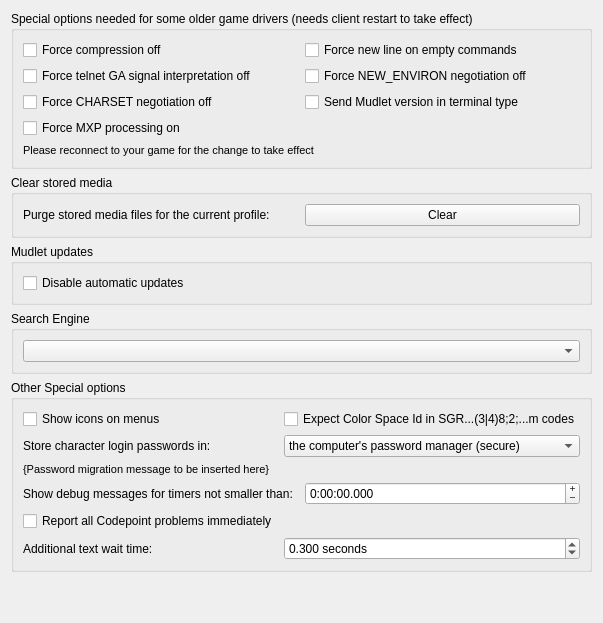
     <widget class="QWidget" name="tab_specialOptions">
      <attribute name="title">
       <string>Special Options</string>
      </attribute>
      <layout class="QVBoxLayout" name="vBoxLayout_tab_specialOptions">
       <item>
        <widget class="QGroupBox" name="groupBox_specialOptions">
         <property name="title">
          <string>Special options needed for some older game drivers (needs client restart to take effect)</string>
         </property>
         <layout class="QGridLayout" name="gridLayout_groupBox_specialOptions">
          <item row="0" column="0">
           <widget class="QCheckBox" name="mFORCE_MCCP_OFF">
            <property name="text">
             <string>Force compression off</string>
            </property>
           </widget>
          </item>
          <item row="0" column="1">
           <widget class="QCheckBox" name="checkBox_mUSE_FORCE_LF_AFTER_PROMPT">
            <property name="toolTip">
             <string>&lt;p&gt;This option adds a line line break &lt;LF&gt; or &quot;
&quot; to your command input on empty commands. This option will rarely be necessary.&lt;/p&gt;</string>
            </property>
            <property name="text">
             <string>Force new line on empty commands</string>
            </property>
           </widget>
          </item>
          <item row="1" column="0">
           <widget class="QCheckBox" name="mFORCE_GA_OFF">
            <property name="text">
             <string>Force telnet GA signal interpretation off</string>
            </property>
           </widget>
          </item>
          <item row="1" column="1">
           <widget class="QCheckBox" name="mForceNewEnvironNegotiationOff">
            <property name="text">
             <string>Force NEW_ENVIRON negotiation off</string>
            </property>
           </widget>
          </item>
          <item row="2" column="0">
           <widget class="QCheckBox" name="mFORCE_CHARSET_NEGOTIATION_OFF">
            <property name="text">
             <string>Force CHARSET negotiation off</string>
            </property>
           </widget>
          </item>
          <item row="2" column="1">
           <widget class="QCheckBox" name="checkBox_mVersionInTTYPE">
            <property name="toolTip">
             <string>&lt;p&gt;Some servers use KaVir’s protocol snippet, which expects the client to provide both its name and a decimal version number during Telnet TTYPE negotiation. However, including a version number is not in accordance with the relevant RFCs as the period character is not permitted therein; so since 2024 Mudlet has stopped sending it by default. As a result, servers that rely on this information may assume Mudlet is version 1.0 or earlier, and consequently restrict color support to 16 colors instead of enabling 256-color mode.&lt;/p&gt;</string>
            </property>
            <property name="text">
             <string>Send Mudlet version in terminal type</string>
            </property>
           </widget>
          </item>
          <item row="3" column="0">
           <widget class="QCheckBox" name="checkBox_mForceMXPProcessorOn">
            <property name="toolTip">
             <string>&lt;p&gt;Some servers do not negotiate Mud eXtension Protocol (MXP). When checked, this preference forces the MXP processor to be enabled. Note: To disable MXP entirely, leave this unchecked and also uncheck MXP in Choose protocols section of the General tab in Settings.&lt;/p&gt;</string>
            </property>
            <property name="text">
             <string>Force MXP processing on</string>
            </property>
           </widget>
          </item>
          <item row="4" column="0" colspan="2">
           <widget class="QLabel" name="need_reconnect_for_specialoption">
            <property name="enabled">
             <bool>true</bool>
            </property>
            <property name="font">
             <font>
              <pointsize>8</pointsize>
             </font>
            </property>
            <property name="mouseTracking">
             <bool>false</bool>
            </property>
            <property name="text">
             <string>Please reconnect to your game for the change to take effect</string>
            </property>
            <property name="textFormat">
             <enum>Qt::TextFormat::AutoText</enum>
            </property>
            <property name="wordWrap">
             <bool>true</bool>
            </property>
           </widget>
          </item>
         </layout>
        </widget>
       </item>
       <item>
        <widget class="QGroupBox" name="groupBox_purgeMediaCache">
         <property name="title">
          <string>Clear stored media</string>
         </property>
         <layout class="QHBoxLayout" name="hBoxLayout_groupBox_purgeMediaCache">
          <item>
           <widget class="QLabel" name="label_purgeMediaCache">
            <property name="toolTip">
             <string>&lt;p&gt;Media files used with Mudlet's Lua API, Mud Client Media Protocol (MCMP), and Mud Sound Protocol (MSP) are cached with the game profile. You can press this button to clear the media cache. For many games the media will get downloaded again upon demand.&lt;/p&gt;</string>
            </property>
            <property name="text">
             <string>Purge stored media files for the current profile:</string>
            </property>
            <property name="buddy">
             <cstring>buttonPurgeMediaCache</cstring>
            </property>
           </widget>
          </item>
          <item>
           <widget class="QPushButton" name="buttonPurgeMediaCache">
            <property name="toolTip">
             <string>&lt;p&gt;Media files used with Mudlet's Lua API, Mud Client Media Protocol (MCMP), and Mud Sound Protocol (MSP) are cached with the game profile. You can press this button to clear the media cache. For many games the media will get downloaded again upon demand.&lt;/p&gt;</string>
            </property>
            <property name="text">
             <string>Clear</string>
            </property>
           </widget>
          </item>
         </layout>
        </widget>
       </item>
       <item>
        <widget class="QGroupBox" name="groupBox_updates">
         <property name="title">
          <string>Mudlet updates</string>
         </property>
         <layout class="QVBoxLayout" name="vBoxLayout_groupBox_updates">
          <item>
           <widget class="QCheckBox" name="checkbox_noAutomaticUpdates">
            <property name="text">
             <string>Disable automatic updates</string>
            </property>
           </widget>
          </item>
         </layout>
        </widget>
       </item>
       <item>
        <widget class="QGroupBox" name="groupbox_searchEngineSelection">
         <property name="title">
          <string>Search Engine</string>
         </property>
         <layout class="QVBoxLayout" name="verticalLayout_searchEngineSelection">
          <item>
           <widget class="QComboBox" name="search_engine_combobox"/>
          </item>
         </layout>
        </widget>
       </item>
       <item>
        <widget class="QGroupBox" name="groupBox_debug">
         <property name="title">
          <string>Other Special options</string>
         </property>
         <layout class="QGridLayout" name="gridLayout_groupBox_debug">
          <item row="0" column="0">
           <widget class="QCheckBox" name="checkBox_showIconsOnMenus">
            <property name="text">
             <string>Show icons on menus</string>
            </property>
            <property name="checkable">
             <bool>true</bool>
            </property>
            <property name="checked">
             <bool>false</bool>
            </property>
            <property name="tristate">
             <bool>true</bool>
            </property>
           </widget>
          </item>
          <item row="0" column="1">
           <widget class="QCheckBox" name="checkBox_expectCSpaceIdInColonLessMColorCode">
            <property name="toolTip">
             <string>&lt;p&gt;Some MUDs use a flawed interpretation of the ANSI Set Graphics Rendition (&lt;b&gt;SGR&lt;/b&gt;) code sequences for 16M color mode which only uses semi-colons and not colons to separate parameter elements i.e. instead of using a code in the form: &lt;br&gt;&lt;tt&gt;\e[&lt;/tt&gt;...&lt;tt&gt;38:2:&lt;/tt&gt;&amp;lt;Color Space Id&amp;gt;&lt;tt&gt;:&lt;/tt&gt;&amp;lt;Red&amp;gt;&lt;tt&gt;:&lt;/tt&gt;&amp;lt;Green&amp;gt;&lt;tt&gt;:&lt;/tt&gt;&amp;lt;Blue&amp;gt;&lt;tt&gt;:&lt;/tt&gt;&amp;lt;Unused&amp;gt;&lt;tt&gt;:&lt;/tt&gt;&amp;lt;Tolerance&amp;gt;&lt;tt&gt;:&lt;/tt&gt;&amp;lt;Tolerance Color Space (0=CIELUV; 1=CIELAB)&amp;gt;&lt;tt&gt;;&lt;/tt&gt;...&lt;tt&gt;m&lt;/tt&gt;&lt;br&gt;where the &lt;i&gt;Color Space Id&lt;/i&gt; is expected to be an empty string to specify the usual (default) case and all of the &lt;i&gt;Parameter Elements&lt;/i&gt; (the &quot;2&quot; and the values in the &lt;tt&gt;&amp;lt;...&amp;gt;&lt;/tt&gt;s) may, technically, be omitted; they use: &lt;br&gt;&lt;tt&gt;\e[&lt;/tt&gt;...&lt;tt&gt;38;2;&lt;/tt&gt;&amp;lt;Red&amp;gt;&lt;tt&gt;;&lt;/tt&gt;&amp;lt;Green&amp;gt;&lt;tt&gt;;&lt;/tt&gt;&amp;lt;Blue&amp;gt;&lt;tt&gt;;&lt;/tt&gt;...&lt;tt&gt;m&lt;/tt&gt;&lt;br&gt;or: &lt;br&gt;&lt;tt&gt;\e[&lt;/tt&gt;...&lt;tt&gt;38;2;&lt;/tt&gt;&amp;lt;Color Space Id&amp;gt;&lt;tt&gt;;&lt;/tt&gt;&amp;lt;Red&amp;gt;&lt;tt&gt;;&lt;/tt&gt;&amp;lt;Green&amp;gt;&lt;tt&gt;;&lt;/tt&gt;&amp;lt;Blue&amp;gt;&lt;tt&gt;;&lt;/tt&gt;...&lt;tt&gt;m&lt;/tt&gt; .&lt;/p&gt;&lt;p&gt;It is not possible to reliably detect the difference between these two so checking this option causes Mudlet to expect the last one with the additional (but empty!) parameter.&lt;/p&gt;</string>
            </property>
            <property name="text">
             <string>Expect Color Space Id in SGR...(3|4)8;2;...m codes</string>
            </property>
           </widget>
          </item>
          <item row="1" column="0">
           <widget class="QLabel" name="label_store_passwords_in">
            <property name="text">
             <string>Store character login passwords in:</string>
            </property>
            <property name="buddy">
             <cstring>comboBox_store_passwords_in</cstring>
            </property>
           </widget>
          </item>
          <item row="1" column="1">
           <widget class="QComboBox" name="comboBox_store_passwords_in">
            <item>
             <property name="text">
              <string>the computer's password manager (secure)</string>
             </property>
            </item>
            <item>
             <property name="text">
              <string>plaintext with the profile (portable)</string>
             </property>
            </item>
           </widget>
          </item>
          <item row="2" column="0" colspan="2">
           <widget class="QLabel" name="label_password_migration_notification">
            <property name="font">
             <font>
              <pointsize>8</pointsize>
             </font>
            </property>
            <property name="text">
             <string notr="true" extracomment="This text does not need to be translated as it is overwritten when used by the associated C++ class dlgProfilePreferences">{Password migration message to be inserted here}</string>
            </property>
           </widget>
          </item>
          <item row="3" column="0" colspan="2">
           <widget class="QWidget" name="widget_timerDebugOutputMinimumInterval" native="true">
            <layout class="QHBoxLayout" name="horizontalLayout_timerDebugOutputMinimumInterval" stretch="0,1">
             <property name="leftMargin">
              <number>0</number>
             </property>
             <property name="topMargin">
              <number>0</number>
             </property>
             <property name="rightMargin">
              <number>0</number>
             </property>
             <property name="bottomMargin">
              <number>0</number>
             </property>
             <item>
              <widget class="QLabel" name="label_timerDebugOutputMinimumInterval">
               <property name="sizePolicy">
                <sizepolicy hsizetype="Preferred" vsizetype="Preferred">
                 <horstretch>1</horstretch>
                 <verstretch>0</verstretch>
                </sizepolicy>
               </property>
               <property name="toolTip">
                <string comment="The term in '...' refer to a Mudlet specific thing and ought to match the corresponding translation elsewhere.">&lt;p&gt;Show 'LUA OK' messages for Timers with the specified minimum interval (h:mm:ss.zzz), the minimum value (the default) shows all such messages but can render the &lt;i&gt;Central Debug Console&lt;/i&gt; useless if there is a very small interval timer running.&lt;/p&gt;</string>
               </property>
               <property name="text">
                <string>Show debug messages for timers not smaller than:</string>
               </property>
               <property name="buddy">
                <cstring>timeEdit_timerDebugOutputMinimumInterval</cstring>
               </property>
              </widget>
             </item>
             <item>
              <widget class="QTimeEdit" name="timeEdit_timerDebugOutputMinimumInterval">
               <property name="sizePolicy">
                <sizepolicy hsizetype="MinimumExpanding" vsizetype="Fixed">
                 <horstretch>0</horstretch>
                 <verstretch>0</verstretch>
                </sizepolicy>
               </property>
               <property name="wrapping">
                <bool>true</bool>
               </property>
               <property name="alignment">
                <set>Qt::AlignmentFlag::AlignLeading|Qt::AlignmentFlag::AlignLeft|Qt::AlignmentFlag::AlignVCenter</set>
               </property>
               <property name="buttonSymbols">
                <enum>QAbstractSpinBox::ButtonSymbols::PlusMinus</enum>
               </property>
               <property name="accelerated">
                <bool>true</bool>
               </property>
               <property name="showGroupSeparator" stdset="0">
                <bool>true</bool>
               </property>
               <property name="currentSection">
                <enum>QDateTimeEdit::Section::HourSection</enum>
               </property>
               <property name="displayFormat">
                <string comment="Used to set a time interval only">h:mm:ss.zzz</string>
               </property>
              </widget>
             </item>
            </layout>
           </widget>
          </item>
          <item row="4" column="0">
           <widget class="QCheckBox" name="checkBox_debugShowAllCodepointProblems">
            <property name="toolTip">
             <string>&lt;p&gt;If checked this will cause all problem Unicode codepoints to be reported in the debug output as they occur; if cleared then each different one will only be reported once and summarized in as a table when the console in which they occurred is finally destroyed (when the profile is closed).&lt;/p&gt;</string>
            </property>
            <property name="text">
             <string>Report all Codepoint problems immediately</string>
            </property>
           </widget>
          </item>
          <item row="5" column="0">
           <widget class="QLabel" name="label_networkPacketTimeout">
            <property name="text">
             <string>Additional text wait time:</string>
            </property>
            <property name="buddy">
             <cstring>doubleSpinBox_networkPacketTimeout</cstring>
            </property>
           </widget>
          </item>
          <item row="5" column="1">
           <widget class="QDoubleSpinBox" name="doubleSpinBox_networkPacketTimeout">
            <property name="toolTip">
             <string>&lt;p&gt;&lt;i&gt;Go-Ahead&lt;/i&gt; (&lt;tt&gt;GA&lt;/tt&gt;) and &lt;i&gt;End-of-record&lt;/i&gt; (&lt;tt&gt;EOR&lt;/tt&gt;) signalling tells Mudlet when the game server is done sending text. On games that do not provide &lt;tt&gt;GA&lt;/tt&gt; or &lt;tt&gt;EOR&lt;/tt&gt;, this option controls how long Mudlet will wait for more text to arrive. Greater values will help reduce the risk that Mudlet will split a large piece of text (with unintended line-breaks in the middle) which can stop some triggers from working. Lesser values increases the risk of text getting broken up, but may make the game feel more responsive.&lt;/p&gt;&lt;p&gt;&lt;i&gt;The default value, which was what Mudlet used before this control was added, is 0.300 Seconds.&lt;/i&gt;&lt;/p&gt;</string>
            </property>
            <property name="suffix">
             <string extracomment="For most locales a space should be included so that the text is separated from the number!"> seconds</string>
            </property>
            <property name="decimals">
             <number>3</number>
            </property>
            <property name="minimum">
             <double>0.010000000000000</double>
            </property>
            <property name="maximum">
             <double>0.500000000000000</double>
            </property>
            <property name="singleStep">
             <double>0.010000000000000</double>
            </property>
            <property name="value">
             <double>0.300000000000000</double>
            </property>
           </widget>
          </item>
         </layout>
        </widget>
       </item>
       <item>
        <spacer name="verticalSpacer_specialOptions">
         <property name="orientation">
          <enum>Qt::Orientation::Vertical</enum>
         </property>
         <property name="sizeHint" stdset="0">
          <size>
           <width>20</width>
           <height>40</height>
          </size>
         </property>
        </spacer>
       </item>
      </layout>
     </widget>
